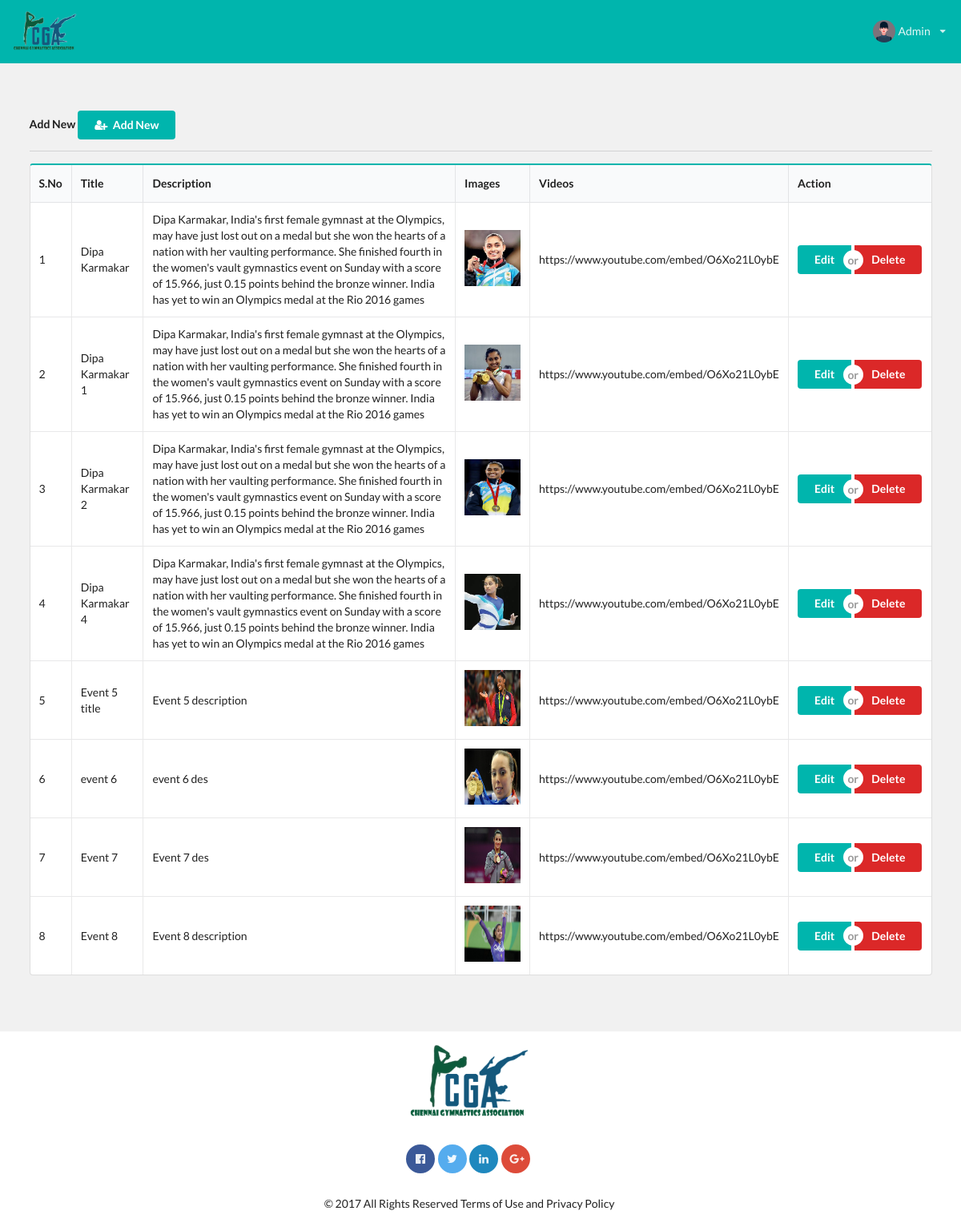
Screenshot of /admin/view_event.php (signed in) with the database file from the repository.
### tables this page shows
CREATE TABLE `event` (
  `id` int(11) NOT NULL,
  `title` text NOT NULL,
  `description` text NOT NULL,
  `image` varchar(255) NOT NULL,
  `video` varchar(255) NOT NULL,
  `createdAt` timestamp NOT NULL DEFAULT CURRENT_TIMESTAMP ON UPDATE CURRENT_TIMESTAMP
);

### admin/view_event.php (the view, shortened to what this page needs)
<?php
    require('../php_includes/connection.php');
    $upload_dir = 'uploads/';
?>
<!DOCTYPE html>
<html lang="en">
<head>
    <link rel="stylesheet" href="../client/css/00_lib/00_normalize/normalize.css">
    <link rel="stylesheet" href="../client/css/00_lib/01_semantic/semantic.css">
    <link rel="stylesheet" href="../client/css/00_lib/03_animate/animate.css">
      <link rel="stylesheet" href="../client/css/style.css">
</head>
<body>
    <?php include('php_includes/header.php') ; ?>
    <section id="viewEvents">
    <div class="ui container">
         <strong>Add New</strong>
        <a  href="add_event.php" class="ui animated teal button" tabindex="0">
            <div class="visible content"> <i class="add user icon"></i> Add New</div>
        </a>
        <div class="ui divider"></div>
            <?php
                $i = 1;
                $sql = "select * from event";
                $result = mysqli_query($con , $sql);
             ?>
            <table class="ui teal  sortable celled table">
                <thead>
                    <tr>
                        <th>S.No</th>
                        <th>Title</th>
                        <th>Description</th>
                        <th>Images</th>
                        <th>Videos</th>
                        <th>Action</th>
                    </tr>
                </thead>
                <tbody>
                    <?php
                        while($row=mysqli_fetch_array($result)){
                            $id = $row['id'];
                            $eventTitle = $row['title'];
                            $eventDis = $row['description'];
                            $eventImage = $row['image'];
                            $eventVideo = $row['video'];
                    ?>
                        <tr>
                            <td> <?php echo $i ; ?> </td>
                            <td>  <?php echo $eventTitle; ?> </td>
                            <td>  <?php echo $eventDis; ?></td>
                            <td>
                                <img src="<?php echo $upload_dir.'/'.$eventImage; ?>" style="width:70px ; height:70px;" alt="chennai gymnastic academy - <?php echo $eventTitle; ?>">
                            </td>
                            <td> <?php echo $eventVideo; ?></td>
                            <td>
                                <div class="ui buttons">
                                    <a href="edit_event.php?id=<?php echo $id ;?>" class="ui teal button">Edit</a>
                                    <div class="or"></div>
                                    <a href="view_event.php?delete=<?php echo $id ;?>" class="ui red button">Delete</a>
                                </div>
                            </td>
                        </tr>
                    <?php
                            $i++;
                        }
                    ?>
                </tbody>
            </table>
    </div>
    </section>
    <?php include('php_includes/footer.php');?>
</body>
</html>

### admin/php_includes/header.php (shortened to what this page needs)
<header>
    <div class="ui borderless teal inverted  fixed menu">
                <a href="index.php">
                    <div class="item">
                        <img src="../client/images/logo.png" class="ui tiny image" alt="sample logo">
                    </div>
                </a>
            <div class="right menu">
                    <a href="logout.php" class="ui simple dropdown item animate " >
                        <img class="ui avatar image" src="../client/images/user-image.png">
                        <span>Admin</span>
                        <i class="dropdown icon"></i>
                    </a>
            </div>
    </div>
</header>

### admin/php_includes/footer.php (shortened to what this page needs)
<footer>
       <div class="ui container">
           <div class="ui grid padded">
               <div class="ui row centered grid" >
                  <a href="index.php">
                       <img src="../client/images/logo.png" class="ui small image " alt="sample logo">
                   </a>
               </div>
               <div class="ui row centered grid" >
                       <button class="ui circular facebook icon button ">
                           <i class="facebook icon animate-social"></i>
                       </button>
                       <button class="ui circular twitter icon button ">
                           <i class="twitter icon animate-social"></i>
                       </button>
                       <button class="ui circular linkedin icon button ">
                           <i class="linkedin icon animate-social"></i>
                       </button>
                       <button class="ui circular google plus icon button ">
                           <i class="google plus icon animate-social"></i>
                       </button>
               </div>
               <p class="ui row centered grid" >
                       © 2017 All Rights Reserved Terms of Use and Privacy Policy
               </p>
           </div>
       </div>
   </footer>

### client/css/style.css (style rules this page uses)
a.item { min-width:9em !important; }
#about , #event , #contact , #viewEvents , #aboutWrapper { padding-top: 5em !important ; padding-bottom: 5em !important ; }
#viewEvents { background-color: #f1f1f1; margin-top:68px ! important; }

### rows the page displays
event: title "Dipa Karmakar", description "Dipa Karmakar, India's first female gymnast at the Olympics, may have just lost out on a medal but she won the hearts of a nation with her vaulting performance. She finished fourth in the women's vault gymnastics event on Sunday with a score of 15.966, just 0.15 points behind the bronze winner. India has yet to win an Olympics medal at the Rio 2016 games", image (picture), video "https://www.youtube.com/embed/O6Xo21L0ybE"
event: title "Dipa Karmakar 1", description "Dipa Karmakar, India's first female gymnast at the Olympics, may have just lost out on a medal but she won the hearts of a nation with her vaulting performance. She finished fourth in the women's vault gymnastics event on Sunday with a score of 15.966, just 0.15 points behind the bronze winner. India has yet to win an Olympics medal at the Rio 2016 games", image (picture), video "https://www.youtube.com/embed/O6Xo21L0ybE"
event: title "Dipa Karmakar 2", description "Dipa Karmakar, India's first female gymnast at the Olympics, may have just lost out on a medal but she won the hearts of a nation with her vaulting performance. She finished fourth in the women's vault gymnastics event on Sunday with a score of 15.966, just 0.15 points behind the bronze winner. India has yet to win an Olympics medal at the Rio 2016 games", image (picture), video "https://www.youtube.com/embed/O6Xo21L0ybE"
event: title "Dipa Karmakar 4", description "Dipa Karmakar, India's first female gymnast at the Olympics, may have just lost out on a medal but she won the hearts of a nation with her vaulting performance. She finished fourth in the women's vault gymnastics event on Sunday with a score of 15.966, just 0.15 points behind the bronze winner. India has yet to win an Olympics medal at the Rio 2016 games", image (picture), video "https://www.youtube.com/embed/O6Xo21L0ybE"
event: title "Event 5 title", description "Event 5 description", image (picture), video "https://www.youtube.com/embed/O6Xo21L0ybE"
event: title "event 6", description "event 6 des", image (picture), video "https://www.youtube.com/embed/O6Xo21L0ybE"
event: title "Event 7", description "Event 7 des", image (picture), video "https://www.youtube.com/embed/O6Xo21L0ybE"
event: title "Event 8", description "Event 8 description", image (picture), video "https://www.youtube.com/embed/O6Xo21L0ybE"
